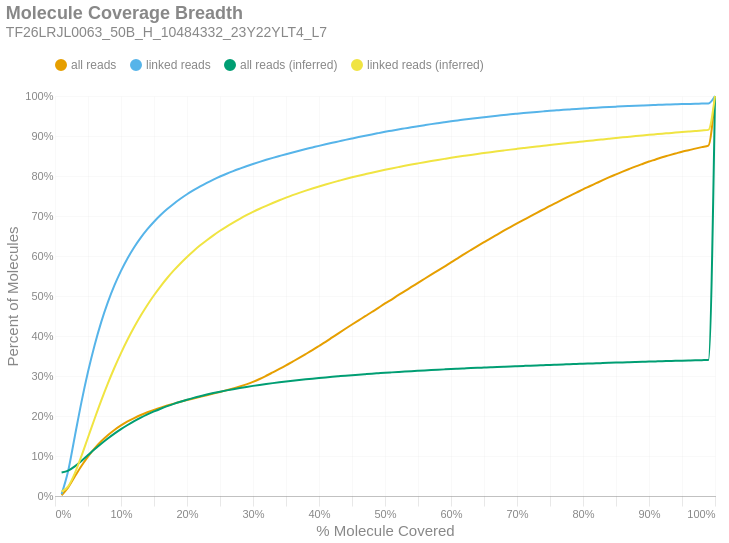

Notebook code for this chart:
### Markdown cell above
### Molecule Read Coverage
This chart shows molecule coverage breadth as computed by the number of bases aligned to that molecule. In other words, "*how much of each unique long molecule is actually sequenced/aligned?*" Keep in mind there is a distinction between sequences and alignments, since some sequences belonging to a particular molecule may not align well and wouldn't appear in the alignment data. This chart also shows molecule coverage breadth as computed by the *inferred fragment* from which the aligned sequences originate. Unlike read coverage, this calculation takes into account the total insert size, including unsequenced gaps between the forward and reverse reads. Like the previous figures, these are cumulative percents.

### Code cell
if SKIPLR:
    print_html(f"Skipped")
else:
    binned_df = consolidated_hist(valids['coverage_bp'], mask, 0.01, True)
    binned_df_inf = consolidated_hist(valids['coverage_inserts'], mask, 0.01, True)
    binned_df = binned_df.with_columns(pl.lit(binned_df_inf['all reads (cumsum)']).alias('all reads (inferred)'))
    binned_df = binned_df.with_columns(pl.lit(binned_df_inf['linked reads (cumsum)']).alias('linked reads (inferred)'))
    binned_df = binned_df.with_columns(
        (pl.col('bin').cast(pl.Float64) + 0.01).alias('right_edge')
    )

    with SafeRender(binned_df):
        (
            density_plot(binned_df, 'Molecule Coverage Breadth', samplename, 'molcov', ['all reads (inferred)','linked reads (inferred)'])
            .encode(
                #x=alt.X('bin:Q', title="% Molecule Covered").axis(format = '%').scale(padding=0),
                x=alt.X('right_edge:Q', title="% Molecule Covered").axis(format='%').scale(padding=0),
                y=alt.Y('value:Q', title='Percent of Molecules')
                    .axis(format='%')
                    .stack(False)
                    .scale(domainMin=0, padding=0),
                color=alt.Color("key:N").scale(domain = ["all reads", "linked reads", "all reads (inferred)", "linked reads (inferred)"]),
                tooltip = [
                    alt.Tooltip("key:N", title = "Data Type"),
                    alt.Tooltip("range_label:N", title="% Molecule Covered"),
                    alt.Tooltip("value:Q", format = ".2%", title="% Molecules")
                ]
            )
        ).display()

### Figure 1 — Vega-Lite specification as saved in the notebook (floating-point values rounded to 4 significant figures)
{"width": "container", "height": 400, "config": {"title": {"anchor": "start", "dy": -15, "fontSize": 18, "color": "#888888", "subtitleColor": "#888888", "subtitleFontSize": 14}, "arc": {"fill": "#0072B2"}, "axis": {"domainColor": "#888888", "domainWidth": 0.5, "gridWidth": 0.2, "grid": false, "titleFontWeight": 400, "titleFontSize": 15, "labelFontSize": 11, "labelColor": "#888888", "tickColor": "#888888", "tickWidth": 0.2, "titleColor": "#888888"}, "axisBand": {"grid": false}, "axisX": {"grid": true, "tickSize": 10, "domainCap": "round"}, "axisY": {"domain": false, "grid": true, "tickSize": 0, "domainCap": "round"}, "background": "transparent", "header": {"labelFontSize": 15, "labelColor": "#888888", "titleFontSize": 15, "titleFontWeight": 600, "titleColor": "#888888"}, "legend": {"labelFont": "sans-serif", "labelFontSize": 12, "labelColor": "#888888", "symbolSize": 100, "symbolType": "circle", "titleFontSize": 12, "titlePadding": 10, "titleColor": "#888888", "title": null, "orient": "top"}, "range": {"category": ["#E69F00", "#56B4E9", "#009E73", "#F0E442", "#0072B2", "#D55E00", "#CC79A7", "#000000"], "diverging": ["#cfe8f3", "#a2d4ec", "#73bfe2", "#46abdb", "#1696d2", "#12719e"]}, "area": {"fill": "#0072B2", "fillOpacity": 0.7, "line": true, "strokeOpacity": 0.7}, "line": {"color": "#0072B2", "stroke": "#0072B2", "strokeWidth": 2}, "trail": {"color": "#0072B2", "stroke": "#0072B2", "strokeWidth": 0, "size": 1}, "point": {"filled": true, "fillOpacity": 1.0, "size": 95}, "text": {"color": "#888888", "fontSize": 11, "align": "right", "fontWeight": 400, "size": 11}, "bar": {"fill": "#0072B2", "stroke": null}, "view": {"stroke": null, "continuousWidth": 660, "continuousHeight": 400}}, "data": {"name": "data-3fdc6c843bc4b009e7dec817574aa30e"}, "mark": {"type": "line", "interpolate": "monotone", "point": {"opacity": 0, "size": 275}}, "encoding": {"color": {"field": "key", "scale": {"domain": ["all reads", "linked reads", "all reads (inferred)", "linked reads (inferred)"]}, "type": "nominal"}, "tooltip": [{"field": "key", "title": "Data Type", "type": "nominal"}, {"field": "range_label", "title": "% Molecule Covered", "type": "nominal"}, {"field": "value", "format": ".2%", "title": "% Molecules", "type": "quantitative"}], "x": {"axis": {"format": "%"}, "field": "right_edge", "scale": {"padding": 0}, "title": "% Molecule Covered", "type": "quantitative"}, "y": {"axis": {"format": "%"}, "field": "value", "scale": {"domainMin": 0, "padding": 0}, "stack": false, "title": "Percent of Molecules", "type": "quantitative"}}, "params": [{"name": "param_c36ac31b6afebe62", "select": {"type": "point", "fields": ["key"]}, "bind": "legend"}], "title": {"text": "Molecule Coverage Breadth", "subtitle": "TF26LRJL0063_50B_H_10484332_23Y22YLT4_L7"}, "transform": [{"fold": ["all reads (cumsum)", "linked reads (cumsum)", "all reads (inferred)", "linked reads (inferred)"]}, {"calculate": "replace(datum.key, ' (cumsum)', '')", "as": "key"}, {"filter": {"param": "param_c36ac31b6afebe62"}}], "usermeta": {"embedOptions": {"downloadFileName": "TF26LRJL0063_50B_H_10484332_23Y22YLT4_L7.molcov"}}, "$schema": "https://vega.github.io/schema/vega-lite/v6.4.1.json", "datasets": {"data-3fdc6c843bc4b009e7dec817574aa30e": [{"bin": "0.0", "interval": "0.0-0.01", "all reads": 0.001984, "linked reads": 0.004598, "all reads (cumsum)": 0.001984, "linked reads (cumsum)": 0.004598, "range_label": "0.0-0.01", "all reads (inferred)": 0.05857, "linked reads (inferred)": 0.01067, "right_edge": 0.01}, {"bin": "0.01", "interval": "0.01-0.02", "all reads": 0.01937, "linked reads": 0.05843, "all reads (cumsum)": 0.02135, "linked reads (cumsum)": 0.06302, "range_label": "0.01-0.02", "all reads (inferred)": 0.06352, "linked reads (inferred)": 0.02392, "right_edge": 0.02}, {"bin": "0.02", "interval": "0.02-0.03", "all reads": 0.02727, "linked reads": 0.08588, "all reads (cumsum)": 0.04862, "linked reads (cumsum)": 0.1489, "range_label": "0.02-0.03", "all reads (inferred)": 0.07415, "linked reads (inferred)": 0.05659, "right_edge": 0.03}, {"bin": "0.03", "interval": "0.03-0.04", "all reads": 0.02649, "linked reads": 0.08524, "all reads (cumsum)": 0.07511, "linked reads (cumsum)": 0.2341, "range_label": "0.03-0.04", "all reads (inferred)": 0.08768, "linked reads (inferred)": 0.09959, "right_edge": 0.04}, {"bin": "0.04", "interval": "0.04-0.05", "all reads": 0.02356, "linked reads": 0.07628, "all reads (cumsum)": 0.09867, "linked reads (cumsum)": 0.3104, "range_label": "0.04-0.05", "all reads (inferred)": 0.1023, "linked reads (inferred)": 0.1463, "right_edge": 0.05}, {"bin": "0.05", "interval": "0.05-0.06", "all reads": 0.02054, "linked reads": 0.06672, "all reads (cumsum)": 0.1192, "linked reads (cumsum)": 0.3771, "range_label": "0.05-0.06", "all reads (inferred)": 0.1168, "linked reads (inferred)": 0.1932, "right_edge": 0.06}, {"bin": "0.06", "interval": "0.06-0.07", "all reads": 0.01773, "linked reads": 0.05761, "all reads (cumsum)": 0.1369, "linked reads (cumsum)": 0.4347, "range_label": "0.06-0.07", "all reads (inferred)": 0.1307, "linked reads (inferred)": 0.2384, "right_edge": 0.07}, {"bin": "0.07", "interval": "0.07-0.08", "all reads": 0.01513, "linked reads": 0.04921, "all reads (cumsum)": 0.1521, "linked reads (cumsum)": 0.4839, "range_label": "0.07-0.08", "all reads (inferred)": 0.1437, "linked reads (inferred)": 0.2809, "right_edge": 0.08}, {"bin": "0.08", "interval": "0.08-0.09", "all reads": 0.01308, "linked reads": 0.04241, "all reads (cumsum)": 0.1652, "linked reads (cumsum)": 0.5264, "range_label": "0.08-0.09", "all reads (inferred)": 0.1559, "linked reads (inferred)": 0.3206, "right_edge": 0.09}, {"bin": "0.09", "interval": "0.09-0.1", "all reads": 0.01129, "linked reads": 0.03649, "all reads (cumsum)": 0.1764, "linked reads (cumsum)": 0.5628, "range_label": "0.09-0.1", "all reads (inferred)": 0.1671, "linked reads (inferred)": 0.3573, "right_edge": 0.1}, {"bin": "0.1", "interval": "0.1-0.11", "all reads": 0.00986, "linked reads": 0.03171, "all reads (cumsum)": 0.1863, "linked reads (cumsum)": 0.5946, "range_label": "0.1-0.11", "all reads (inferred)": 0.1775, "linked reads (inferred)": 0.3912, "right_edge": 0.11}, {"bin": "0.11", "interval": "0.11-0.12", "all reads": 0.008564, "linked reads": 0.02735, "all reads (cumsum)": 0.1949, "linked reads (cumsum)": 0.6219, "range_label": "0.11-0.12", "all reads (inferred)": 0.1871, "linked reads (inferred)": 0.4224, "right_edge": 0.12}, {"bin": "0.12", "interval": "0.12-0.13", "all reads": 0.007614, "linked reads": 0.02404, "all reads (cumsum)": 0.2025, "linked reads (cumsum)": 0.6459, "range_label": "0.12-0.13", "all reads (inferred)": 0.1959, "linked reads (inferred)": 0.4512, "right_edge": 0.13}, {"bin": "0.13", "interval": "0.13-0.14", "all reads": 0.006781, "linked reads": 0.02107, "all reads (cumsum)": 0.2093, "linked reads (cumsum)": 0.667, "range_label": "0.13-0.14", "all reads (inferred)": 0.2039, "linked reads (inferred)": 0.4777, "right_edge": 0.14}, {"bin": "0.14", "interval": "0.14-0.15", "all reads": 0.006125, "linked reads": 0.01861, "all reads (cumsum)": 0.2154, "linked reads (cumsum)": 0.6856, "range_label": "0.14-0.15", "all reads (inferred)": 0.2114, "linked reads (inferred)": 0.502, "right_edge": 0.15}, {"bin": "0.15", "interval": "0.15-0.16", "all reads": 0.005641, "linked reads": 0.01675, "all reads (cumsum)": 0.221, "linked reads (cumsum)": 0.7024, "range_label": "0.15-0.16", "all reads (inferred)": 0.2182, "linked reads (inferred)": 0.5243, "right_edge": 0.16}, {"bin": "0.16", "interval": "0.16-0.17", "all reads": 0.005132, "linked reads": 0.01486, "all reads (cumsum)": 0.2262, "linked reads (cumsum)": 0.7172, "range_label": "0.16-0.17", "all reads (inferred)": 0.2246, "linked reads (inferred)": 0.545, "right_edge": 0.17}, {"bin": "0.17", "interval": "0.17-0.18", "all reads": 0.004813, "linked reads": 0.01356, "all reads (cumsum)": 0.231, "linked reads (cumsum)": 0.7308, "range_label": "0.17-0.18", "all reads (inferred)": 0.2304, "linked reads (inferred)": 0.5639, "right_edge": 0.18}, {"bin": "0.18", "interval": "0.18-0.19", "all reads": 0.004561, "linked reads": 0.01223, "all reads (cumsum)": 0.2355, "linked reads (cumsum)": 0.743, "range_label": "0.18-0.19", "all reads (inferred)": 0.2357, "linked reads (inferred)": 0.5814, "right_edge": 0.19}, {"bin": "0.19", "interval": "0.19-0.2", "all reads": 0.004355, "linked reads": 0.01132, "all reads (cumsum)": 0.2399, "linked reads (cumsum)": 0.7543, "range_label": "0.19-0.2", "all reads (inferred)": 0.2407, "linked reads (inferred)": 0.5977, "right_edge": 0.2}, {"bin": "0.2", "interval": "0.2-0.21", "all reads": 0.004057, "linked reads": 0.01015, "all reads (cumsum)": 0.2439, "linked reads (cumsum)": 0.7645, "range_label": "0.2-0.21", "all reads (inferred)": 0.2453, "linked reads (inferred)": 0.6128, "right_edge": 0.21}, {"bin": "0.21", "interval": "0.21-0.22", "all reads": 0.004039, "linked reads": 0.009558, "all reads (cumsum)": 0.248, "linked reads (cumsum)": 0.774, "range_label": "0.21-0.22", "all reads (inferred)": 0.2496, "linked reads (inferred)": 0.6267, "right_edge": 0.22}, {"bin": "0.22", "interval": "0.22-0.23", "all reads": 0.003994, "linked reads": 0.008724, "all reads (cumsum)": 0.252, "linked reads (cumsum)": 0.7828, "range_label": "0.22-0.23", "all reads (inferred)": 0.2535, "linked reads (inferred)": 0.6395, "right_edge": 0.23}, {"bin": "0.23", "interval": "0.23-0.24", "all reads": 0.004047, "linked reads": 0.008182, "all reads (cumsum)": 0.256, "linked reads (cumsum)": 0.791, "range_label": "0.23-0.24", "all reads (inferred)": 0.2573, "linked reads (inferred)": 0.6517, "right_edge": 0.24}, {"bin": "0.24", "interval": "0.24-0.25", "all reads": 0.004132, "linked reads": 0.00772, "all reads (cumsum)": 0.2602, "linked reads (cumsum)": 0.7987, "range_label": "0.24-0.25", "all reads (inferred)": 0.2608, "linked reads (inferred)": 0.6631, "right_edge": 0.25}, {"bin": "0.25", "interval": "0.25-0.26", "all reads": 0.004106, "linked reads": 0.00705, "all reads (cumsum)": 0.2643, "linked reads (cumsum)": 0.8057, "range_label": "0.25-0.26", "all reads (inferred)": 0.264, "linked reads (inferred)": 0.6736, "right_edge": 0.26}, {"bin": "0.26", "interval": "0.26-0.27", "all reads": 0.004396, "linked reads": 0.006552, "all reads (cumsum)": 0.2687, "linked reads (cumsum)": 0.8123, "range_label": "0.26-0.27", "all reads (inferred)": 0.2671, "linked reads (inferred)": 0.6836, "right_edge": 0.27}, {"bin": "0.27", "interval": "0.27-0.28", "all reads": 0.00491, "linked reads": 0.006097, "all reads (cumsum)": 0.2736, "linked reads (cumsum)": 0.8184, "range_label": "0.27-0.28", "all reads (inferred)": 0.27, "linked reads (inferred)": 0.6931, "right_edge": 0.28}, {"bin": "0.28", "interval": "0.28-0.29", "all reads": 0.005538, "linked reads": 0.005889, "all reads (cumsum)": 0.2791, "linked reads (cumsum)": 0.8243, "range_label": "0.28-0.29", "all reads (inferred)": 0.2727, "linked reads (inferred)": 0.7019, "right_edge": 0.29}, {"bin": "0.29", "interval": "0.29-0.3", "all reads": 0.006266, "linked reads": 0.005603, "all reads (cumsum)": 0.2854, "linked reads (cumsum)": 0.8299, "range_label": "0.29-0.3", "all reads (inferred)": 0.2753, "linked reads (inferred)": 0.7102, "right_edge": 0.3}, {"bin": "0.3", "interval": "0.3-0.31", "all reads": 0.00713, "linked reads": 0.005402, "all reads (cumsum)": 0.2925, "linked reads (cumsum)": 0.8353, "range_label": "0.3-0.31", "all reads (inferred)": 0.2777, "linked reads (inferred)": 0.7181, "right_edge": 0.31}, {"bin": "0.31", "interval": "0.31-0.32", "all reads": 0.008077, "linked reads": 0.005171, "all reads (cumsum)": 0.3006, "linked reads (cumsum)": 0.8404, "range_label": "0.31-0.32", "all reads (inferred)": 0.28, "linked reads (inferred)": 0.7255, "right_edge": 0.32}, {"bin": "0.32", "interval": "0.32-0.33", "all reads": 0.008485, "linked reads": 0.004884, "all reads (cumsum)": 0.3091, "linked reads (cumsum)": 0.8453, "range_label": "0.32-0.33", "all reads (inferred)": 0.2822, "linked reads (inferred)": 0.7326, "right_edge": 0.33}, {"bin": "0.33", "interval": "0.33-0.34", "all reads": 0.008561, "linked reads": 0.004637, "all reads (cumsum)": 0.3176, "linked reads (cumsum)": 0.85, "range_label": "0.33-0.34", "all reads (inferred)": 0.2843, "linked reads (inferred)": 0.7394, "right_edge": 0.34}, {"bin": "0.34", "interval": "0.34-0.35", "all reads": 0.008891, "linked reads": 0.004589, "all reads (cumsum)": 0.3265, "linked reads (cumsum)": 0.8545, "range_label": "0.34-0.35", "all reads (inferred)": 0.2863, "linked reads (inferred)": 0.7459, "right_edge": 0.35}, {"bin": "0.35", "interval": "0.35-0.36", "all reads": 0.009347, "linked reads": 0.004415, "all reads (cumsum)": 0.3359, "linked reads (cumsum)": 0.859, "range_label": "0.35-0.36", "all reads (inferred)": 0.2882, "linked reads (inferred)": 0.7521, "right_edge": 0.36}, {"bin": "0.36", "interval": "0.36-0.37", "all reads": 0.009429, "linked reads": 0.004281, "all reads (cumsum)": 0.3453, "linked reads (cumsum)": 0.8632, "range_label": "0.36-0.37", "all reads (inferred)": 0.29, "linked reads (inferred)": 0.7579, "right_edge": 0.37}, {"bin": "0.37", "interval": "0.37-0.38", "all reads": 0.009685, "linked reads": 0.004125, "all reads (cumsum)": 0.355, "linked reads (cumsum)": 0.8674, "range_label": "0.37-0.38", "all reads (inferred)": 0.2918, "linked reads (inferred)": 0.7635, "right_edge": 0.38}, {"bin": "0.38", "interval": "0.38-0.39", "all reads": 0.00981, "linked reads": 0.003989, "all reads (cumsum)": 0.3648, "linked reads (cumsum)": 0.8714, "range_label": "0.38-0.39", "all reads (inferred)": 0.2934, "linked reads (inferred)": 0.7688, "right_edge": 0.39}, {"bin": "0.39", "interval": "0.39-0.4", "all reads": 0.01024, "linked reads": 0.004016, "all reads (cumsum)": 0.375, "linked reads (cumsum)": 0.8754, "range_label": "0.39-0.4", "all reads (inferred)": 0.295, "linked reads (inferred)": 0.7739, "right_edge": 0.4}, {"bin": "0.4", "interval": "0.4-0.41", "all reads": 0.01039, "linked reads": 0.003858, "all reads (cumsum)": 0.3854, "linked reads (cumsum)": 0.8792, "range_label": "0.4-0.41", "all reads (inferred)": 0.2965, "linked reads (inferred)": 0.7788, "right_edge": 0.41}, {"bin": "0.41", "interval": "0.41-0.42", "all reads": 0.01096, "linked reads": 0.003757, "all reads (cumsum)": 0.3964, "linked reads (cumsum)": 0.883, "range_label": "0.41-0.42", "all reads (inferred)": 0.298, "linked reads (inferred)": 0.7835, "right_edge": 0.42}, {"bin": "0.42", "interval": "0.42-0.43", "all reads": 0.01099, "linked reads": 0.003624, "all reads (cumsum)": 0.4074, "linked reads (cumsum)": 0.8866, "range_label": "0.42-0.43", "all reads (inferred)": 0.2994, "linked reads (inferred)": 0.788, "right_edge": 0.43}, {"bin": "0.43", "interval": "0.43-0.44", "all reads": 0.01074, "linked reads": 0.003663, "all reads (cumsum)": 0.4181, "linked reads (cumsum)": 0.8903, "range_label": "0.43-0.44", "all reads (inferred)": 0.3008, "linked reads (inferred)": 0.7925, "right_edge": 0.44}, {"bin": "0.44", "interval": "0.44-0.45", "all reads": 0.01059, "linked reads": 0.003509, "all reads (cumsum)": 0.4287, "linked reads (cumsum)": 0.8938, "range_label": "0.44-0.45", "all reads (inferred)": 0.3021, "linked reads (inferred)": 0.7967, "right_edge": 0.45}, {"bin": "0.45", "interval": "0.45-0.46", "all reads": 0.01046, "linked reads": 0.003465, "all reads (cumsum)": 0.4392, "linked reads (cumsum)": 0.8972, "range_label": "0.45-0.46", "all reads (inferred)": 0.3033, "linked reads (inferred)": 0.8007, "right_edge": 0.46}, {"bin": "0.46", "interval": "0.46-0.47", "all reads": 0.01034, "linked reads": 0.003366, "all reads (cumsum)": 0.4495, "linked reads (cumsum)": 0.9006, "range_label": "0.46-0.47", "all reads (inferred)": 0.3045, "linked reads (inferred)": 0.8046, "right_edge": 0.47}, {"bin": "0.47", "interval": "0.47-0.48", "all reads": 0.01057, "linked reads": 0.003318, "all reads (cumsum)": 0.4601, "linked reads (cumsum)": 0.9039, "range_label": "0.47-0.48", "all reads (inferred)": 0.3057, "linked reads (inferred)": 0.8083, "right_edge": 0.48}, {"bin": "0.48", "interval": "0.48-0.49", "all reads": 0.01019, "linked reads": 0.003245, "all reads (cumsum)": 0.4703, "linked reads (cumsum)": 0.9072, "range_label": "0.48-0.49", "all reads (inferred)": 0.3069, "linked reads (inferred)": 0.812, "right_edge": 0.49}, {"bin": "0.49", "interval": "0.49-0.5", "all reads": 0.01125, "linked reads": 0.003223, "all reads (cumsum)": 0.4815, "linked reads (cumsum)": 0.9104, "range_label": "0.49-0.5", "all reads (inferred)": 0.308, "linked reads (inferred)": 0.8156, "right_edge": 0.5}, {"bin": "0.5", "interval": "0.5-0.51", "all reads": 0.009663, "linked reads": 0.002924, "all reads (cumsum)": 0.4912, "linked reads (cumsum)": 0.9133, "range_label": "0.5-0.51", "all reads (inferred)": 0.3091, "linked reads (inferred)": 0.8189, "right_edge": 0.51}, {"bin": "0.51", "interval": "0.51-0.52", "all reads": 0.01079, "linked reads": 0.002971, "all reads (cumsum)": 0.502, "linked reads (cumsum)": 0.9163, "range_label": "0.51-0.52", "all reads (inferred)": 0.3101, "linked reads (inferred)": 0.8222, "right_edge": 0.52}, {"bin": "0.52", "interval": "0.52-0.53", "all reads": 0.01019, "linked reads": 0.002747, "all reads (cumsum)": 0.5122, "linked reads (cumsum)": 0.919, "range_label": "0.52-0.53", "all reads (inferred)": 0.3111, "linked reads (inferred)": 0.8254, "right_edge": 0.53}, {"bin": "0.53", "interval": "0.53-0.54", "all reads": 0.01045, "linked reads": 0.002815, "all reads (cumsum)": 0.5226, "linked reads (cumsum)": 0.9219, "range_label": "0.53-0.54", "all reads (inferred)": 0.3121, "linked reads (inferred)": 0.8286, "right_edge": 0.54}, {"bin": "0.54", "interval": "0.54-0.55", "all reads": 0.0102, "linked reads": 0.00265, "all reads (cumsum)": 0.5328, "linked reads (cumsum)": 0.9245, "range_label": "0.54-0.55", "all reads (inferred)": 0.313, "linked reads (inferred)": 0.8316, "right_edge": 0.55}, {"bin": "0.55", "interval": "0.55-0.56", "all reads": 0.01038, "linked reads": 0.002608, "all reads (cumsum)": 0.5432, "linked reads (cumsum)": 0.9271, "range_label": "0.55-0.56", "all reads (inferred)": 0.314, "linked reads (inferred)": 0.8345, "right_edge": 0.56}, {"bin": "0.56", "interval": "0.56-0.57", "all reads": 0.01017, "linked reads": 0.002544, "all reads (cumsum)": 0.5534, "linked reads (cumsum)": 0.9297, "range_label": "0.56-0.57", "all reads (inferred)": 0.3149, "linked reads (inferred)": 0.8374, "right_edge": 0.57}, {"bin": "0.57", "interval": "0.57-0.58", "all reads": 0.01, "linked reads": 0.002388, "all reads (cumsum)": 0.5634, "linked reads (cumsum)": 0.932, "range_label": "0.57-0.58", "all reads (inferred)": 0.3157, "linked reads (inferred)": 0.8401, "right_edge": 0.58}, {"bin": "0.58", "interval": "0.58-0.59", "all reads": 0.01019, "linked reads": 0.002323, "all reads (cumsum)": 0.5736, "linked reads (cumsum)": 0.9344, "range_label": "0.58-0.59", "all reads (inferred)": 0.3166, "linked reads (inferred)": 0.8428, "right_edge": 0.59}, {"bin": "0.59", "interval": "0.59-0.6", "all reads": 0.01048, "linked reads": 0.002296, "all reads (cumsum)": 0.584, "linked reads (cumsum)": 0.9367, "range_label": "0.59-0.6", "all reads (inferred)": 0.3174, "linked reads (inferred)": 0.8454, "right_edge": 0.6}, {"bin": "0.6", "interval": "0.6-0.61", "all reads": 0.01008, "linked reads": 0.00214, "all reads (cumsum)": 0.5941, "linked reads (cumsum)": 0.9388, "range_label": "0.6-0.61", "all reads (inferred)": 0.3182, "linked reads (inferred)": 0.8479, "right_edge": 0.61}, {"bin": "0.61", "interval": "0.61-0.62", "all reads": 0.01051, "linked reads": 0.002177, "all reads (cumsum)": 0.6046, "linked reads (cumsum)": 0.941, "range_label": "0.61-0.62", "all reads (inferred)": 0.319, "linked reads (inferred)": 0.8504, "right_edge": 0.62}, {"bin": "0.62", "interval": "0.62-0.63", "all reads": 0.01015, "linked reads": 0.002063, "all reads (cumsum)": 0.6148, "linked reads (cumsum)": 0.943, "range_label": "0.62-0.63", "all reads (inferred)": 0.3197, "linked reads (inferred)": 0.8528, "right_edge": 0.63}, {"bin": "0.63", "interval": "0.63-0.64", "all reads": 0.009987, "linked reads": 0.002056, "all reads (cumsum)": 0.6248, "linked reads (cumsum)": 0.9451, "range_label": "0.63-0.64", "all reads (inferred)": 0.3205, "linked reads (inferred)": 0.8551, "right_edge": 0.64}, {"bin": "0.64", "interval": "0.64-0.65", "all reads": 0.009712, "linked reads": 0.001929, "all reads (cumsum)": 0.6345, "linked reads (cumsum)": 0.947, "range_label": "0.64-0.65", "all reads (inferred)": 0.3212, "linked reads (inferred)": 0.8573, "right_edge": 0.65}, {"bin": "0.65", "interval": "0.65-0.66", "all reads": 0.009855, "linked reads": 0.001938, "all reads (cumsum)": 0.6443, "linked reads (cumsum)": 0.949, "range_label": "0.65-0.66", "all reads (inferred)": 0.3219, "linked reads (inferred)": 0.8595, "right_edge": 0.66}, {"bin": "0.66", "interval": "0.66-0.67", "all reads": 0.009391, "linked reads": 0.001791, "all reads (cumsum)": 0.6537, "linked reads (cumsum)": 0.9508, "range_label": "0.66-0.67", "all reads (inferred)": 0.3226, "linked reads (inferred)": 0.8617, "right_edge": 0.67}, {"bin": "0.67", "interval": "0.67-0.68", "all reads": 0.009432, "linked reads": 0.001664, "all reads (cumsum)": 0.6631, "linked reads (cumsum)": 0.9524, "range_label": "0.67-0.68", "all reads (inferred)": 0.3233, "linked reads (inferred)": 0.8638, "right_edge": 0.68}, {"bin": "0.68", "interval": "0.68-0.69", "all reads": 0.009103, "linked reads": 0.001724, "all reads (cumsum)": 0.6723, "linked reads (cumsum)": 0.9541, "range_label": "0.68-0.69", "all reads (inferred)": 0.324, "linked reads (inferred)": 0.8659, "right_edge": 0.69}, {"bin": "0.69", "interval": "0.69-0.7", "all reads": 0.009149, "linked reads": 0.001597, "all reads (cumsum)": 0.6814, "linked reads (cumsum)": 0.9557, "range_label": "0.69-0.7", "all reads (inferred)": 0.3246, "linked reads (inferred)": 0.8679, "right_edge": 0.7}, {"bin": "0.7", "interval": "0.7-0.71", "all reads": 0.008881, "linked reads": 0.001556, "all reads (cumsum)": 0.6903, "linked reads (cumsum)": 0.9573, "range_label": "0.7-0.71", "all reads (inferred)": 0.3253, "linked reads (inferred)": 0.8699, "right_edge": 0.71}, {"bin": "0.71", "interval": "0.71-0.72", "all reads": 0.008808, "linked reads": 0.001498, "all reads (cumsum)": 0.6991, "linked reads (cumsum)": 0.9588, "range_label": "0.71-0.72", "all reads (inferred)": 0.3259, "linked reads (inferred)": 0.8718, "right_edge": 0.72}, {"bin": "0.72", "interval": "0.72-0.73", "all reads": 0.008935, "linked reads": 0.001404, "all reads (cumsum)": 0.708, "linked reads (cumsum)": 0.9602, "range_label": "0.72-0.73", "all reads (inferred)": 0.3265, "linked reads (inferred)": 0.8737, "right_edge": 0.73}, {"bin": "0.73", "interval": "0.73-0.74", "all reads": 0.008594, "linked reads": 0.001364, "all reads (cumsum)": 0.7166, "linked reads (cumsum)": 0.9616, "range_label": "0.73-0.74", "all reads (inferred)": 0.3271, "linked reads (inferred)": 0.8756, "right_edge": 0.74}, {"bin": "0.74", "interval": "0.74-0.75", "all reads": 0.008851, "linked reads": 0.001328, "all reads (cumsum)": 0.7255, "linked reads (cumsum)": 0.9629, "range_label": "0.74-0.75", "all reads (inferred)": 0.3278, "linked reads (inferred)": 0.8775, "right_edge": 0.75}, {"bin": "0.75", "interval": "0.75-0.76", "all reads": 0.008214, "linked reads": 0.001228, "all reads (cumsum)": 0.7337, "linked reads (cumsum)": 0.9641, "range_label": "0.75-0.76", "all reads (inferred)": 0.3283, "linked reads (inferred)": 0.8792, "right_edge": 0.76}, {"bin": "0.76", "interval": "0.76-0.77", "all reads": 0.008377, "linked reads": 0.001226, "all reads (cumsum)": 0.7421, "linked reads (cumsum)": 0.9653, "range_label": "0.76-0.77", "all reads (inferred)": 0.3289, "linked reads (inferred)": 0.881, "right_edge": 0.77}, {"bin": "0.77", "interval": "0.77-0.78", "all reads": 0.008217, "linked reads": 0.001156, "all reads (cumsum)": 0.7503, "linked reads (cumsum)": 0.9665, "range_label": "0.77-0.78", "all reads (inferred)": 0.3295, "linked reads (inferred)": 0.8828, "right_edge": 0.78}, {"bin": "0.78", "interval": "0.78-0.79", "all reads": 0.008075, "linked reads": 0.001143, "all reads (cumsum)": 0.7584, "linked reads (cumsum)": 0.9676, "range_label": "0.78-0.79", "all reads (inferred)": 0.3301, "linked reads (inferred)": 0.8846, "right_edge": 0.79}, {"bin": "0.79", "interval": "0.79-0.8", "all reads": 0.008356, "linked reads": 0.001082, "all reads (cumsum)": 0.7667, "linked reads (cumsum)": 0.9687, "range_label": "0.79-0.8", "all reads (inferred)": 0.3307, "linked reads (inferred)": 0.8864, "right_edge": 0.8}, {"bin": "0.8", "interval": "0.8-0.81", "all reads": 0.007588, "linked reads": 0.0009805, "all reads (cumsum)": 0.7743, "linked reads (cumsum)": 0.9697, "range_label": "0.8-0.81", "all reads (inferred)": 0.3312, "linked reads (inferred)": 0.8881, "right_edge": 0.81}, {"bin": "0.81", "interval": "0.81-0.82", "all reads": 0.007676, "linked reads": 0.0009643, "all reads (cumsum)": 0.782, "linked reads (cumsum)": 0.9707, "range_label": "0.81-0.82", "all reads (inferred)": 0.3318, "linked reads (inferred)": 0.8898, "right_edge": 0.82}, {"bin": "0.82", "interval": "0.82-0.83", "all reads": 0.007631, "linked reads": 0.0009392, "all reads (cumsum)": 0.7896, "linked reads (cumsum)": 0.9716, "range_label": "0.82-0.83", "all reads (inferred)": 0.3324, "linked reads (inferred)": 0.8915, "right_edge": 0.83}, {"bin": "0.83", "interval": "0.83-0.84", "all reads": 0.007421, "linked reads": 0.000895, "all reads (cumsum)": 0.797, "linked reads (cumsum)": 0.9725, "range_label": "0.83-0.84", "all reads (inferred)": 0.3329, "linked reads (inferred)": 0.8932, "right_edge": 0.84}, {"bin": "0.84", "interval": "0.84-0.85", "all reads": 0.007039, "linked reads": 0.0008444, "all reads (cumsum)": 0.8041, "linked reads (cumsum)": 0.9734, "range_label": "0.84-0.85", "all reads (inferred)": 0.3334, "linked reads (inferred)": 0.8949, "right_edge": 0.85}, {"bin": "0.85", "interval": "0.85-0.86", "all reads": 0.006945, "linked reads": 0.0008171, "all reads (cumsum)": 0.811, "linked reads (cumsum)": 0.9742, "range_label": "0.85-0.86", "all reads (inferred)": 0.334, "linked reads (inferred)": 0.8966, "right_edge": 0.86}, {"bin": "0.86", "interval": "0.86-0.87", "all reads": 0.006608, "linked reads": 0.000741, "all reads (cumsum)": 0.8176, "linked reads (cumsum)": 0.9749, "range_label": "0.86-0.87", "all reads (inferred)": 0.3345, "linked reads (inferred)": 0.8982, "right_edge": 0.87}, {"bin": "0.87", "interval": "0.87-0.88", "all reads": 0.006443, "linked reads": 0.0007227, "all reads (cumsum)": 0.8241, "linked reads (cumsum)": 0.9756, "range_label": "0.87-0.88", "all reads (inferred)": 0.335, "linked reads (inferred)": 0.8998, "right_edge": 0.88}, {"bin": "0.88", "interval": "0.88-0.89", "all reads": 0.0061, "linked reads": 0.0007031, "all reads (cumsum)": 0.8302, "linked reads (cumsum)": 0.9763, "range_label": "0.88-0.89", "all reads (inferred)": 0.3355, "linked reads (inferred)": 0.9014, "right_edge": 0.89}, {"bin": "0.89", "interval": "0.89-0.9", "all reads": 0.00599, "linked reads": 0.0006623, "all reads (cumsum)": 0.8361, "linked reads (cumsum)": 0.977, "range_label": "0.89-0.9", "all reads (inferred)": 0.336, "linked reads (inferred)": 0.9029, "right_edge": 0.9}, {"bin": "0.9", "interval": "0.9-0.91", "all reads": 0.005267, "linked reads": 0.0005874, "all reads (cumsum)": 0.8414, "linked reads (cumsum)": 0.9776, "range_label": "0.9-0.91", "all reads (inferred)": 0.3365, "linked reads (inferred)": 0.9044, "right_edge": 0.91}, {"bin": "0.91", "interval": "0.91-0.92", "all reads": 0.005643, "linked reads": 0.000604, "all reads (cumsum)": 0.8471, "linked reads (cumsum)": 0.9782, "range_label": "0.91-0.92", "all reads (inferred)": 0.3369, "linked reads (inferred)": 0.9058, "right_edge": 0.92}, {"bin": "0.92", "interval": "0.92-0.93", "all reads": 0.004552, "linked reads": 0.0005172, "all reads (cumsum)": 0.8516, "linked reads (cumsum)": 0.9787, "range_label": "0.92-0.93", "all reads (inferred)": 0.3374, "linked reads (inferred)": 0.9072, "right_edge": 0.93}, {"bin": "0.93", "interval": "0.93-0.94", "all reads": 0.004596, "linked reads": 0.0005096, "all reads (cumsum)": 0.8562, "linked reads (cumsum)": 0.9792, "range_label": "0.93-0.94", "all reads (inferred)": 0.3378, "linked reads (inferred)": 0.9085, "right_edge": 0.94}, {"bin": "0.94", "interval": "0.94-0.95", "all reads": 0.004638, "linked reads": 0.0004828, "all reads (cumsum)": 0.8608, "linked reads (cumsum)": 0.9797, "range_label": "0.94-0.95", "all reads (inferred)": 0.3383, "linked reads (inferred)": 0.9098, "right_edge": 0.95}, {"bin": "0.95", "interval": "0.95-0.96", "all reads": 0.003612, "linked reads": 0.0004424, "all reads (cumsum)": 0.8645, "linked reads (cumsum)": 0.9801, "range_label": "0.95-0.96", "all reads (inferred)": 0.3387, "linked reads (inferred)": 0.9111, "right_edge": 0.96}, {"bin": "0.96", "interval": "0.96-0.97", "all reads": 0.003938, "linked reads": 0.0004296, "all reads (cumsum)": 0.8684, "linked reads (cumsum)": 0.9806, "range_label": "0.96-0.97", "all reads (inferred)": 0.3391, "linked reads (inferred)": 0.9125, "right_edge": 0.97}, {"bin": "0.97", "interval": "0.97-0.98", "all reads": 0.003757, "linked reads": 0.0003735, "all reads (cumsum)": 0.8722, "linked reads (cumsum)": 0.9809, "range_label": "0.97-0.98", "all reads (inferred)": 0.3396, "linked reads (inferred)": 0.9138, "right_edge": 0.98}, {"bin": "0.98", "interval": "0.98-0.99", "all reads": 0.003933, "linked reads": 0.000413, "all reads (cumsum)": 0.8761, "linked reads (cumsum)": 0.9814, "range_label": "0.98-0.99", "all reads (inferred)": 0.3401, "linked reads (inferred)": 0.9153, "right_edge": 0.99}, {"bin": "0.99", "interval": "0.99-1.0", "all reads": 0.1239, "linked reads": 0.01864, "all reads (cumsum)": 1.0, "linked reads (cumsum)": 1.0, "range_label": "0.99-1.0", "all reads (inferred)": 1.0, "linked reads (inferred)": 1.0, "right_edge": 1.0}]}}
